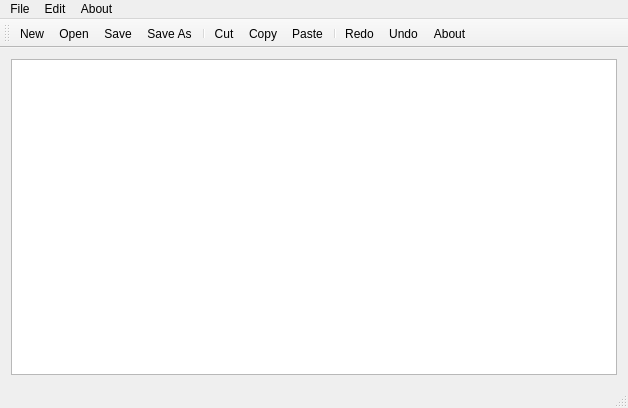
<?xml version="1.0" encoding="UTF-8"?>
<ui version="4.0">
 <class>MainWindow</class>
 <widget class="QMainWindow" name="MainWindow">
  <property name="geometry">
   <rect>
    <x>0</x>
    <y>0</y>
    <width>628</width>
    <height>408</height>
   </rect>
  </property>
  <property name="windowTitle">
   <string>MainWindow</string>
  </property>
  <widget class="QWidget" name="centralWidget">
   <layout class="QHBoxLayout" name="horizontalLayout">
    <item>
     <widget class="QTextEdit" name="textEdit"/>
    </item>
   </layout>
  </widget>
  <widget class="QMenuBar" name="menuBar">
   <property name="geometry">
    <rect>
     <x>0</x>
     <y>0</y>
     <width>628</width>
     <height>22</height>
    </rect>
   </property>
   <widget class="QMenu" name="menuFile">
    <property name="title">
     <string>File</string>
    </property>
    <addaction name="actionNew"/>
    <addaction name="actionOpen"/>
    <addaction name="separator"/>
    <addaction name="actionSave"/>
    <addaction name="actionSave_As"/>
   </widget>
   <widget class="QMenu" name="menuEdit">
    <property name="title">
     <string>Edit</string>
    </property>
    <addaction name="actionCut"/>
    <addaction name="actionCopy"/>
    <addaction name="actionPaste"/>
    <addaction name="separator"/>
    <addaction name="actionRedo"/>
    <addaction name="actionUndo"/>
   </widget>
   <widget class="QMenu" name="menuAbout">
    <property name="title">
     <string>About</string>
    </property>
    <addaction name="actionAbout"/>
   </widget>
   <addaction name="menuFile"/>
   <addaction name="menuEdit"/>
   <addaction name="menuAbout"/>
  </widget>
  <widget class="QToolBar" name="mainToolBar">
   <attribute name="toolBarArea">
    <enum>TopToolBarArea</enum>
   </attribute>
   <attribute name="toolBarBreak">
    <bool>false</bool>
   </attribute>
   <addaction name="actionNew"/>
   <addaction name="actionOpen"/>
   <addaction name="actionSave"/>
   <addaction name="actionSave_As"/>
   <addaction name="separator"/>
   <addaction name="actionCut"/>
   <addaction name="actionCopy"/>
   <addaction name="actionPaste"/>
   <addaction name="separator"/>
   <addaction name="actionRedo"/>
   <addaction name="actionUndo"/>
   <addaction name="actionAbout"/>
  </widget>
  <widget class="QStatusBar" name="statusBar"/>
  <action name="actionNew">
   <property name="checkable">
    <bool>false</bool>
   </property>
   <property name="checked">
    <bool>false</bool>
   </property>
   <property name="icon">
    <iconset resource="resource.qrc">
     <normaloff>:/rec/new.png</normaloff>:/rec/new.png</iconset>
   </property>
   <property name="text">
    <string>New</string>
   </property>
   <property name="iconVisibleInMenu">
    <bool>true</bool>
   </property>
   <property name="shortcutVisibleInContextMenu">
    <bool>true</bool>
   </property>
  </action>
  <action name="actionOpen">
   <property name="icon">
    <iconset resource="resource.qrc">
     <normaloff>:/rec/open-file.png</normaloff>:/rec/open-file.png</iconset>
   </property>
   <property name="text">
    <string>Open</string>
   </property>
   <property name="iconVisibleInMenu">
    <bool>true</bool>
   </property>
   <property name="shortcutVisibleInContextMenu">
    <bool>true</bool>
   </property>
  </action>
  <action name="actionSave">
   <property name="icon">
    <iconset resource="resource.qrc">
     <normaloff>:/rec/save.png</normaloff>:/rec/save.png</iconset>
   </property>
   <property name="text">
    <string>Save</string>
   </property>
   <property name="iconVisibleInMenu">
    <bool>true</bool>
   </property>
   <property name="shortcutVisibleInContextMenu">
    <bool>true</bool>
   </property>
  </action>
  <action name="actionSave_As">
   <property name="icon">
    <iconset resource="resource.qrc">
     <normaloff>:/rec/save-as.png</normaloff>:/rec/save-as.png</iconset>
   </property>
   <property name="text">
    <string>Save As</string>
   </property>
   <property name="iconVisibleInMenu">
    <bool>true</bool>
   </property>
   <property name="shortcutVisibleInContextMenu">
    <bool>true</bool>
   </property>
  </action>
  <action name="actionCut">
   <property name="icon">
    <iconset resource="resource.qrc">
     <normaloff>:/rec/cut.png</normaloff>:/rec/cut.png</iconset>
   </property>
   <property name="text">
    <string>Cut</string>
   </property>
   <property name="iconVisibleInMenu">
    <bool>true</bool>
   </property>
   <property name="shortcutVisibleInContextMenu">
    <bool>true</bool>
   </property>
  </action>
  <action name="actionCopy">
   <property name="icon">
    <iconset resource="resource.qrc">
     <normaloff>:/rec/copy.png</normaloff>:/rec/copy.png</iconset>
   </property>
   <property name="text">
    <string>Copy</string>
   </property>
   <property name="iconVisibleInMenu">
    <bool>true</bool>
   </property>
   <property name="shortcutVisibleInContextMenu">
    <bool>true</bool>
   </property>
  </action>
  <action name="actionPaste">
   <property name="icon">
    <iconset resource="resource.qrc">
     <normaloff>:/rec/paste.png</normaloff>:/rec/paste.png</iconset>
   </property>
   <property name="text">
    <string>Paste</string>
   </property>
   <property name="iconVisibleInMenu">
    <bool>true</bool>
   </property>
   <property name="shortcutVisibleInContextMenu">
    <bool>true</bool>
   </property>
  </action>
  <action name="actionRedo">
   <property name="icon">
    <iconset resource="resource.qrc">
     <normaloff>:/rec/redo.png</normaloff>:/rec/redo.png</iconset>
   </property>
   <property name="text">
    <string>Redo</string>
   </property>
   <property name="iconVisibleInMenu">
    <bool>true</bool>
   </property>
   <property name="shortcutVisibleInContextMenu">
    <bool>true</bool>
   </property>
  </action>
  <action name="actionUndo">
   <property name="icon">
    <iconset resource="resource.qrc">
     <normaloff>:/rec/undo.png</normaloff>:/rec/undo.png</iconset>
   </property>
   <property name="text">
    <string>Undo</string>
   </property>
   <property name="iconVisibleInMenu">
    <bool>true</bool>
   </property>
   <property name="shortcutVisibleInContextMenu">
    <bool>true</bool>
   </property>
  </action>
  <action name="actionAbout">
   <property name="icon">
    <iconset resource="resource.qrc">
     <normaloff>:/rec/about.png</normaloff>:/rec/about.png</iconset>
   </property>
   <property name="text">
    <string>About</string>
   </property>
  </action>
 </widget>
 <layoutdefault spacing="6" margin="11"/>
 <resources>
  <include location="resource.qrc"/>
 </resources>
 <connections/>
</ui>
